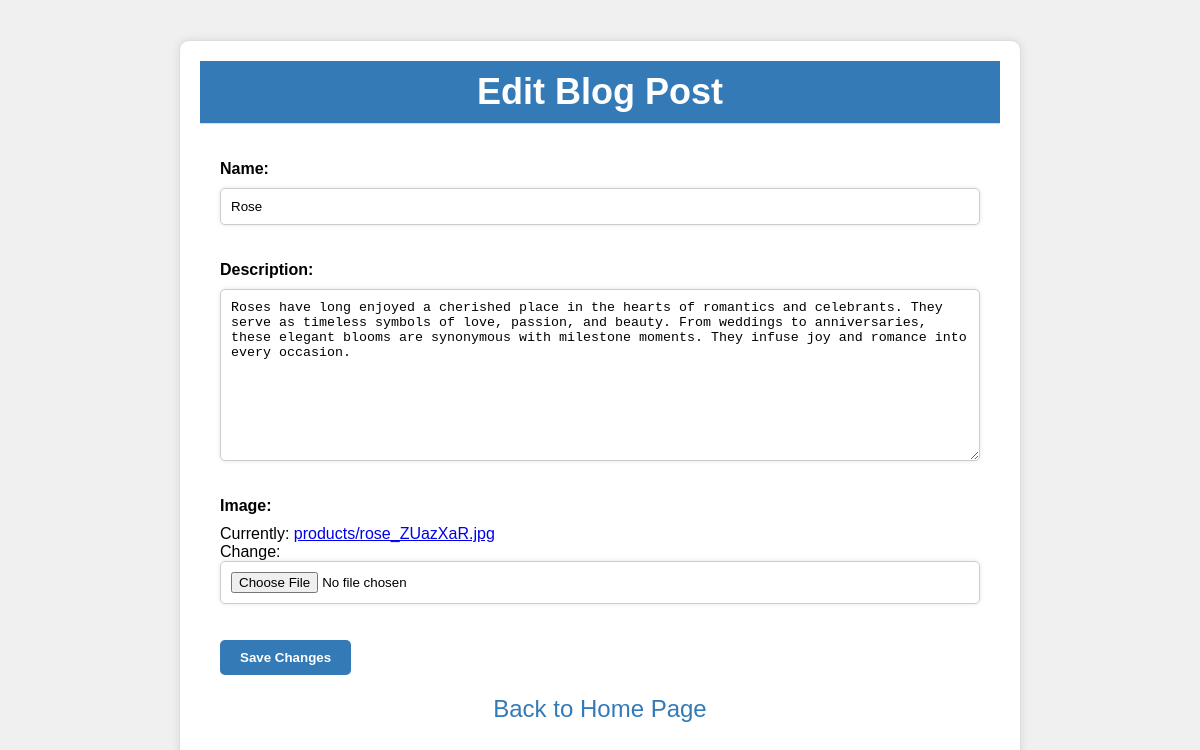
Page /product/5/edit/ on the committed database.
### gallery/models.py (models this page shows, shortened)
class Product(models.Model):
	name = models.CharField(max_length=255)
	description = models.TextField()
	image = models.ImageField(upload_to='products/')
	created_at = models.DateTimeField(auto_now_add=True)
	updated_at = models.DateTimeField(auto_now=True)

### gallery/views.py (the view)
# urls.py: path('product/<int:pk>/edit/', views.edit_product, name='edit_product'),
def edit_product(request, pk):
    product = Product.objects.get(pk=pk)
    if request.method == 'POST':
        form = ProductForm(request.POST, instance=product)
        if form.is_valid():
            form.save()
            return redirect('product_list')
    else:
        form = ProductForm(instance=product)
    return render(request, 'edit.html', {'form': form})

### gallery/forms.py
class ProductForm(forms.ModelForm):
    class Meta:
        model = Product
        fields = ['name', 'description', 'image']

### gallery/templates/edit.html (shortened to what this page needs)
<div class="container">
  <div class="header">
    <h1>Edit Blog Post</h1>
  </div>
  <div class="edit-form">
    <form method="post">
      {{ form.as_p }}
      <button type="submit" class="btn btn-primary">Save Changes</button>
    </form>
    <a href="{% url 'product_list' %}" class="back-link">Back to Home Page</a>
  </div>
</div>

### gallery/templates/edit.html (style rules this page uses)
.container { max-width: 800px; margin: 40px auto; padding: 20px; background-color: #fff; border: 1px solid #ddd; box-shadow: 0 0 10px rgba(0, 0, 0, 0.1); border-radius: 10px; }
.header { background-color: #337ab7; color: #fff; padding: 10px; text-align: center; border-bottom: 1px solid #ddd; }
.header h1 { font-size: 36px; margin: 0; font-weight: bold; }
.edit-form { padding: 20px; }
.edit-form label { display: block; margin-bottom: 10px; font-weight: bold; }
.edit-form input,.edit-form textarea { width: 100%; padding: 10px; margin-bottom: 20px; border: 1px solid #ccc; border-radius: 5px; box-shadow: 0 0 5px rgba(0, 0, 0, 0.1); }
.edit-form button[type="submit"] { background-color: #337ab7; color: #fff; padding: 10px 20px; border: none; border-radius: 5px; cursor: pointer; font-weight: bold; }
.back-link { font-size: 24px; text-decoration: none; color: #337ab7; margin-top: 20px; display: block; text-align: center; }

### rows in the picture
Product: name "Rose", description "Roses have long enjoyed a cherished place in the hearts of romantics and celebrants. They serve as timeless symbols of love, passion, and beauty. From weddings to anniversaries, these elegant blooms are synonymous with milestone moments. They infuse joy and romance into every occasion."
